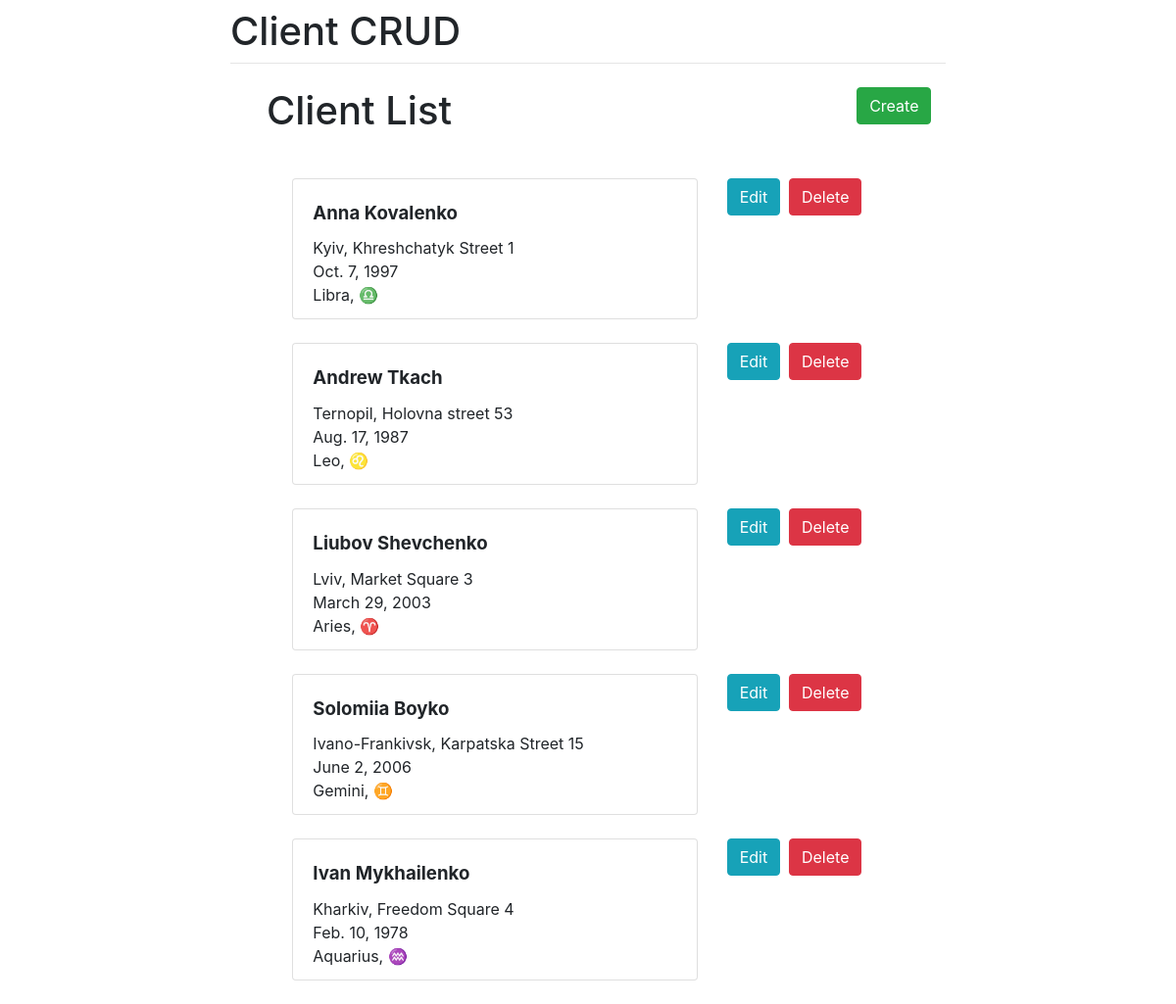
/client/, run on the app's committed database.
### app/models.py (models this page shows, shortened)
class Client(models.Model):
    first_name = models.CharField(max_length=50)
    last_name = models.CharField(max_length=50)
    address = models.CharField(max_length=200)
    date_of_birth = models.DateField()
    @property
    def zodiac(self):
        month = self.date_of_birth.month
        day = self.date_of_birth.day
        if month == 12:
            astro_sign = 'Sagittarius, \u2650' if (day < 22) else 'Capricorn, \u2651'
        elif month == 1:
            astro_sign = 'Capricorn, \u2651' if (day < 20) else 'Aquarius, \u2652'
        elif month == 2:
            astro_sign = 'Aquarius, \u2652' if (day < 19) else 'Pisces, \u2653'
        elif month == 3:
            astro_sign = 'Pisces, \u2653' if (day < 21) else 'Aries, \u2648'
        elif month == 4:
            astro_sign = 'Aries, \u2648' if (day < 20) else 'Taurus, \u2649'
        elif month == 5:
            astro_sign = 'Taurus, \u2649' if (day < 21) else 'Gemini, \u264A'
        elif month == 6:
            astro_sign = 'Gemini, \u264A' if (day < 21) else 'Cancer, \u264B'
        elif month == 7:
            astro_sign = 'Cancer, \u264B' if (day < 23) else 'Leo, \u264C'
        elif month == 8:
            astro_sign = 'Leo, \u264C' if (day < 23) else 'Virgo, \u264D'
        elif month == 9:
            astro_sign = 'Virgo, \u264D' if (day < 23) else 'libra, \u264E'
        elif month == 10:
            astro_sign = 'Libra, \u264E' if (day < 23) else 'Scorpio, \u264F'
        elif month == 11:
            astro_sign = 'Scorpio, \u264F' if (day < 22) else 'Sagittarius, \u2650'
        return astro_sign

### app/views.py (the view)
# urls.py: path('', ClientList.as_view(), name='client-list'),
class ClientList(ListView):
    model = Client

### templates/app/client_list.html (shortened to what this page needs)
{% extends "base.html" %}
{% load bootstrap4 %}
{% block content %}
    <div class="row"  style="margin-left: 3%; margin-right: 7%; margin-bottom: 5%;">
         <div class="col-sm-11">
             <h1>Client List</h1>
         </div>
         <div class="col-sm-1">
             <a href="{% url 'client-create' %}" >
                <button type="button" class="btn btn-success"style="margin-right:100">
                    <span class="glyphicon glyphicon-pencil">Create</span>
                </button>
            </a>
         </div>
    </div>
    {% if client_list %}
        {% for client in client_list %}
            <div class="row">
                <div class="col-md-1 col-xs-1 col-sm-1"></div>
                <div class="col-md-7 col-xs-7 col-sm-7">
                    <ul class="list-group">
                        <li class="list-group-item ">
                            <div style="font-size: 14pt; line-height: 250%; font-weight: bold">{{ client.first_name }} {{client.last_name}}</div>
                            <div>{{ client.address }}</div>
                            <div>{{ client.date_of_birth }}</div>
                            <div>{{ client.zodiac }}</div>
                        </li>
                    </ul>
                    <br>
                </div>
                <div class="col-md-1">
                    <a href="{% url 'client-update' client.pk %}">
                        <button type="button" class="btn btn-info">
                            <span class="glyphicon glyphicon-pencil">Edit</span>
                        </button>
                    </a>
                </div>
                <div class="col-md-1">
                     <button type="button" class="btn btn-danger" onclick="document.getElementById('client-{{ client.pk }}-form').submit();">
                         <span class="glyphicon glyphicon-trash">Delete</span>
                     </button>
                </div>
                <div class="col-md-1 col-xs-1 col-sm-1"></div>
            </div>
        {% endfor %}
    {% else %}
        <div class="col-md-7 col-xs-7 col-sm-7">
            <p>There are no clients.</p>
        </div>
    {% endif %}
{% endblock %}

### templates/base.html (shortened to what this page needs)
<!doctype html>
<html lang="en">
  <head>
    <link rel="stylesheet" href="https://stackpath.bootstrapcdn.com/bootstrap/4.1.3/css/bootstrap.min.css">
  </head>
  <body>
    <div class="container">
      <div class="row justify-content-center">
        <div class="col-8">
          <h1 class="mt-2">Client CRUD</h1>
          <hr class="mt-0 mb-4">
          {% block content %}
          {% endblock %}
        </div>
      </div>
    </div>
  </body>
</html>

### data on the page
Client: first_name "Anna", last_name "Kovalenko", address "Kyiv, Khreshchatyk Street 1", date_of_birth "Oct. 7, 1997", zodiac "Libra, ♎"
Client: first_name "Andrew", last_name "Tkach", address "Ternopil, Holovna street 53", date_of_birth "Aug. 17, 1987", zodiac "Leo, ♌"
Client: first_name "Liubov", last_name "Shevchenko", address "Lviv, Market Square 3", date_of_birth "March 29, 2003", zodiac "Aries, ♈"
Client: first_name "Solomiia", last_name "Boyko", address "Ivano-Frankivsk, Karpatska Street 15", date_of_birth "June 2, 2006", zodiac "Gemini, ♊"
Client: first_name "Ivan", last_name "Mykhailenko", address "Kharkiv, Freedom Square 4", date_of_birth "Feb. 10, 1978", zodiac "Aquarius, ♒"
